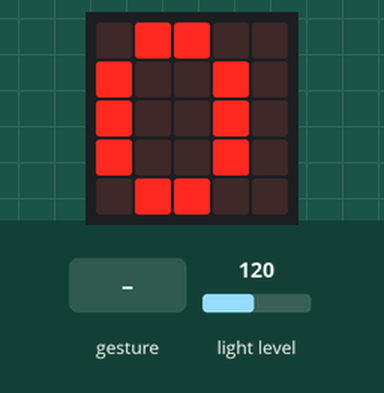
Simulated run of this program. Board: BBC micro:bit (MakeCode). On the bench: the board's 5×5 LED display. Inputs (shaded band) come from the test bench; at power-on: light level 120. A tilt is held for 1.5 s and a shake lasts 1 s, then the board lies face up again.

Above: at 0.5 s.
1.3 s: light level set to 5
At 2.7 s:
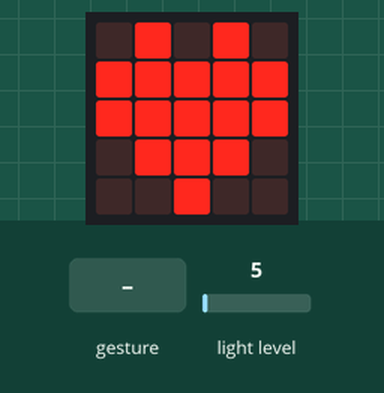
5.6 s: gesture 'shake'
At 7.5 s:
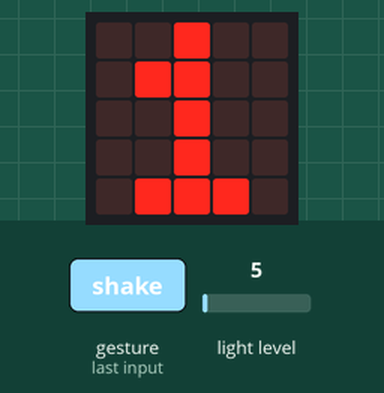
9.2 s: light level set to 8
11.6 s: light level set to 11
At 13.3 s:
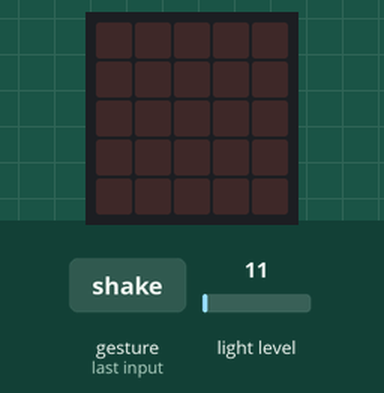
Timing chart, 0 to 14.8 s (numbered marks = the images above; inputs shaded):
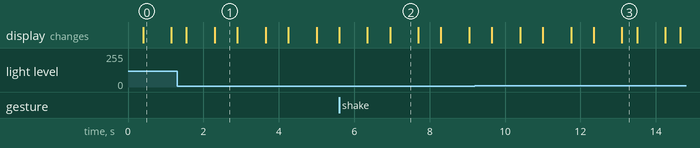

Measured:
- the behaviour switches between 9 and 10 on light level (found by bisection; images 2 and 3)
- after the input at 1.3 s, the display: first differs from a run without the input after 1.0 s (image 1)
- after the input at 5.6 s, the display: first differs from a run without the input after 1.4 s (image 2)
- after the input at 11.6 s, the display: first differs from a run without the input after 1.5 s (image 3)
- what the display in image 0 shows lasts 0.8 s, from 0.4 s to 1.2 s
- what the display in image 1 shows lasts 0.6 s, from 2.3 s to 2.9 s
- what the display in image 3 shows lasts 0.4 s, from 13.1 s to 13.5 s

The program:

main.ts
```typescript
input.onGesture(Gesture.Shake, function () {
    step += 1
})
let step = 0
basic.forever(function () {
    if (input.lightLevel() < 10) {
        basic.showIcon(IconNames.Heart)
    } else {
        basic.showLeds(`
            . . . . .
            . . . . .
            . . . . .
            . . . . .
            . . . . .
            `)
    }
})
basic.forever(function () {
    basic.showNumber(step)
})
```

test.ts
```typescript
// aquí va el archivo "tests"; esto no se compilará cuando este paquete se utilice como una extensión.
```
